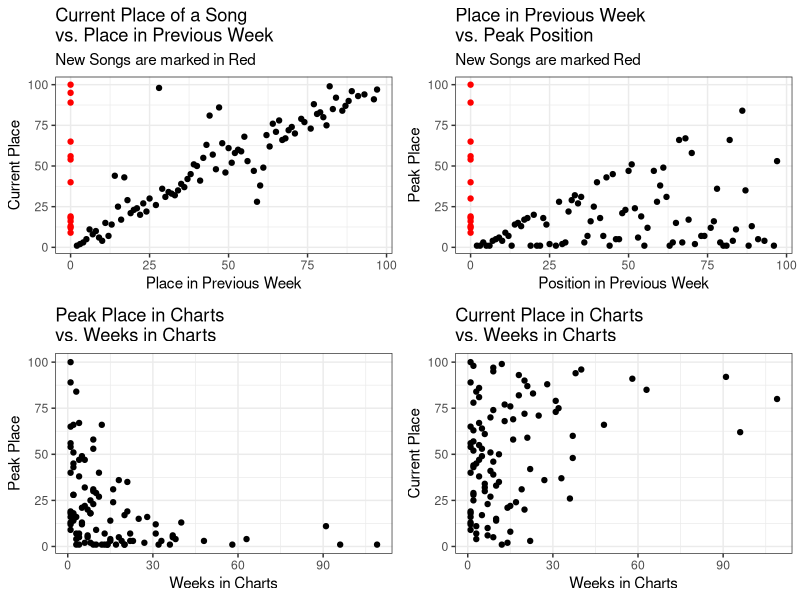
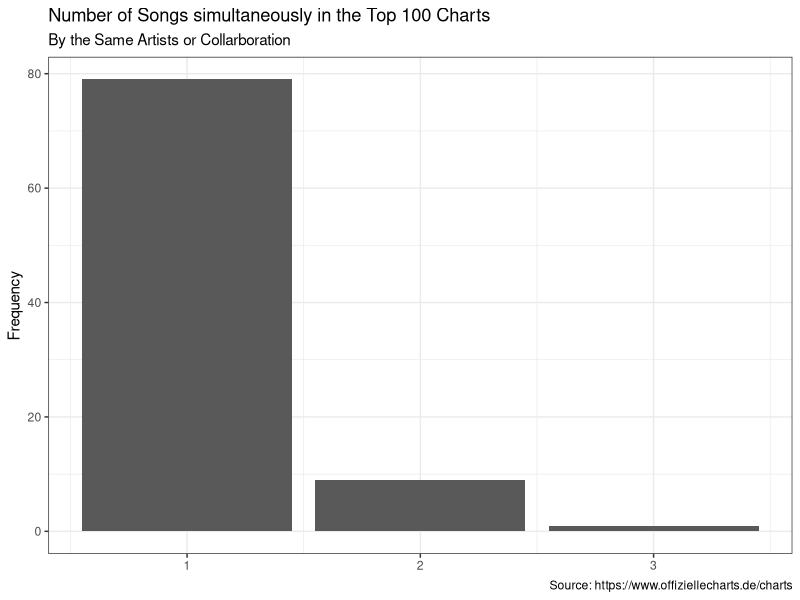
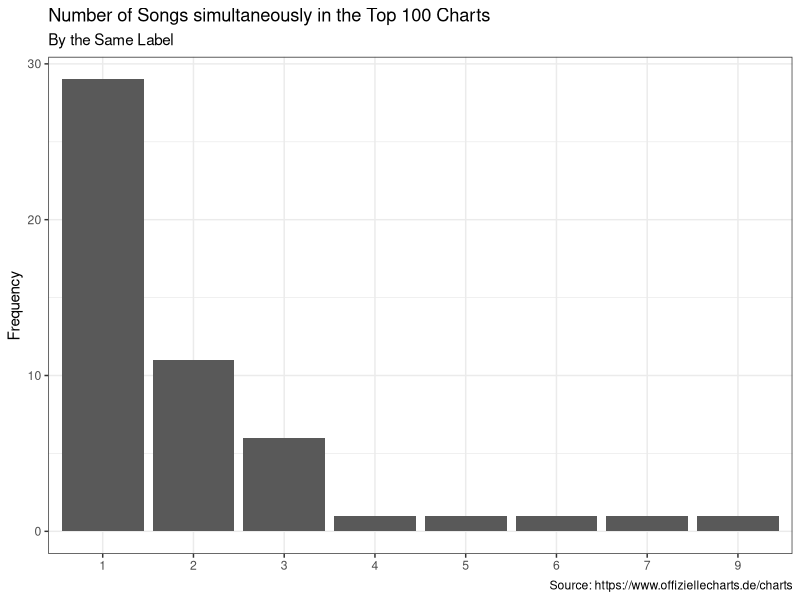

Reproduce these figures in R, in order.
## ---- chunk 1
library(ggplot2)
library(gridExtra)
library(readr)
library(dplyr)
chart_scrap <- read_csv('2021-10-06_charts_report.csv')
## ---- chunk 2
#Reporting Figures and Tables
#Scatter Plots
current_v_last <- ggplot(data = chart_scrap,
                                     aes(y = current, x=last_week,
                                     col=ifelse(is.na(last_week), yes = 'NA' , no = 'NonNA')))+
                                      geom_point(aes(y = current, x=last_week_fill),show.legend = F)+
                                      scale_color_manual(values = c('#FF0000','#000000'))+
                                      labs(title = 'Current Place of a Song \nvs. Place in Previous Week',
                                           subtitle = 'New Songs are marked in Red',
                                           y='Current Place', x='Place in Previous Week')+
                                        theme_bw()
weeks_v_peak <- ggplot(data = chart_scrap,
                                             aes(x=weeks_in_charts, y=peak_in_charts))+
                                              geom_point()+
                                              labs(title = 'Peak Place in Charts \nvs. Weeks in Charts',
                                                   x='Weeks in Charts', y='Peak Place')+
                                              theme_bw()
week_v_current <- ggplot(data = chart_scrap, aes(x=weeks_in_charts, y=current))+
                                      geom_point()+
                                      labs(title = 'Current Place in Charts \nvs. Weeks in Charts',
                                           x='Weeks in Charts', y='Current Place')+
                                      theme_bw()
last_v_peak <- ggplot(data = chart_scrap, aes(x=last_week_fill, y=peak_in_charts,
                                                col=ifelse(is.na(last_week), yes = 'NA' , no = 'NonNA')))+
                                    geom_point(show.legend = F)+
                                    labs(title = 'Place in Previous Week \nvs. Peak Position',
                                         subtitle = 'New Songs are marked Red',
                                         x='Position in Previous Week', y='Peak Place')+
                                    scale_color_manual(values = c('#FF0000','#000000'))+
                                    theme_bw()
grid.arrange(current_v_last,last_v_peak, weeks_v_peak,week_v_current, nrow=2)
## ---- chunk 3
chart_scrap%>%
                      count(artist)%>%
                      ggplot(aes(x=n))+
                      geom_bar()+
                      labs(title = 'Number of Songs simultaneously in the Top 100 Charts',
                           subtitle = 'By the Same Artists or Collarboration',
                           y='Frequency',
                           x=NULL,
                           caption = 'Source: https://www.offiziellecharts.de/charts')+
                      theme_bw()
chart_scrap%>%
                        count(artist,sort = T)%>%
                        filter(n>1)%>%
                        knitr::kable()
chart_scrap%>%
                      count(label)%>%
                      ggplot(aes(x=as.factor(n)))+
                      geom_bar()+
                      geom_bar()+
                      labs(title = 'Number of Songs simultaneously in the Top 100 Charts',
                           subtitle = 'By the Same Label',
                           y='Frequency',
                           x=NULL,
                           caption = 'Source: https://www.offiziellecharts.de/charts')+
                      theme_bw()
chart_scrap%>%
                        count(label, sort = T)%>%
                        filter(n>1)%>%
                        knitr::kable()
## ---- chunk 4
#Songs that are currently peaking
chart_scrap%>%
                        filter(current == peak_in_charts)%>%
                        select(artist, title, current)%>%
                        rename(Position = current)%>%
                        knitr::kable()
